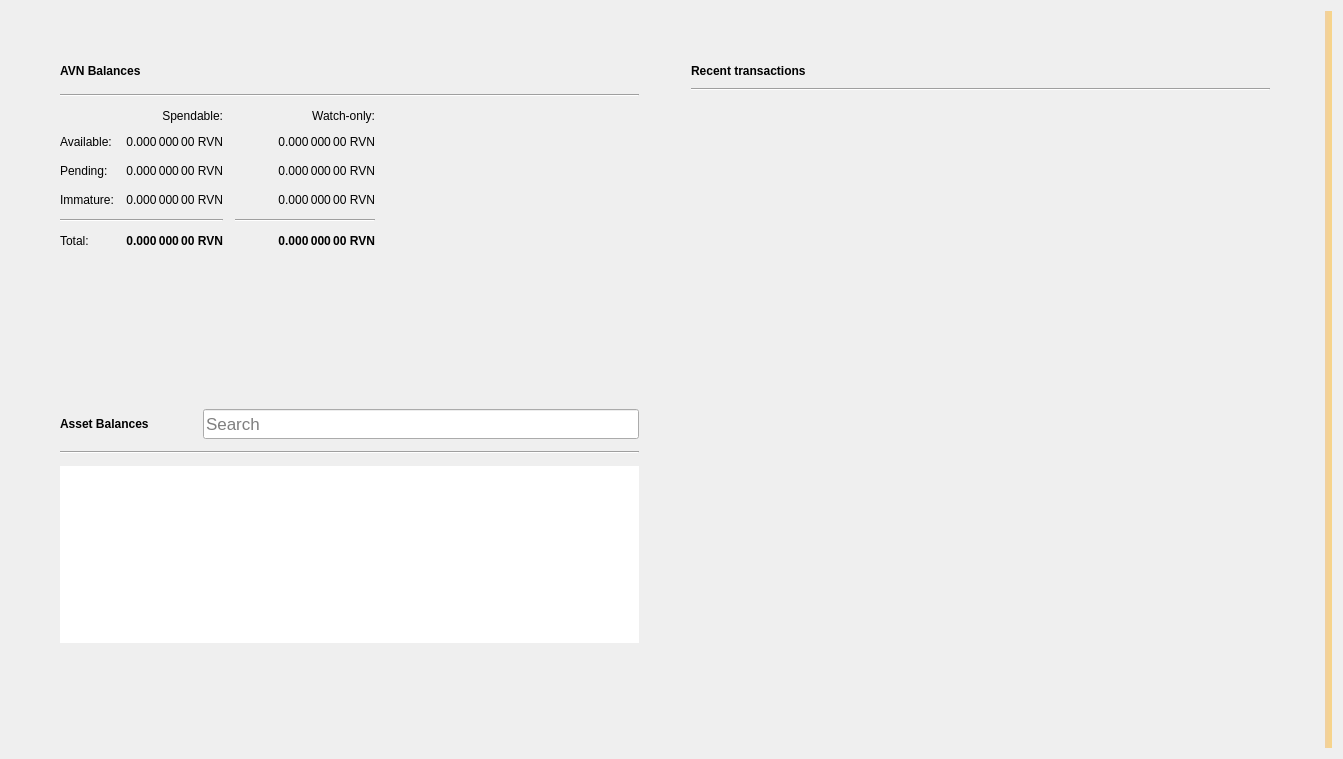
<?xml version="1.0" encoding="UTF-8"?>
<ui version="4.0">
 <class>OverviewPage</class>
 <widget class="QWidget" name="OverviewPage">
  <property name="geometry">
   <rect>
    <x>0</x>
    <y>0</y>
    <width>1343</width>
    <height>759</height>
   </rect>
  </property>
  <property name="windowTitle">
   <string>Form</string>
  </property>
  <property name="autoFillBackground">
   <bool>false</bool>
  </property>
  <layout class="QGridLayout" name="gridLayout_3">
   <item row="0" column="1">
    <layout class="QVBoxLayout" name="verticalLayout_7">
     <property name="spacing">
      <number>0</number>
     </property>
     <property name="leftMargin">
      <number>0</number>
     </property>
     <property name="topMargin">
      <number>0</number>
     </property>
     <property name="rightMargin">
      <number>0</number>
     </property>
     <property name="bottomMargin">
      <number>0</number>
     </property>
     <item>
      <layout class="QHBoxLayout" name="horizontalLayout" stretch="0,0">
       <property name="spacing">
        <number>34</number>
       </property>
       <property name="sizeConstraint">
        <enum>QLayout::SetMaximumSize</enum>
       </property>
       <property name="leftMargin">
        <number>40</number>
       </property>
       <property name="topMargin">
        <number>40</number>
       </property>
       <property name="rightMargin">
        <number>40</number>
       </property>
       <property name="bottomMargin">
        <number>40</number>
       </property>
       <item>
        <layout class="QVBoxLayout" name="verticalLayout_2">
         <property name="spacing">
          <number>34</number>
         </property>
         <property name="rightMargin">
          <number>0</number>
         </property>
         <item>
          <widget class="QFrame" name="frame">
           <property name="sizePolicy">
            <sizepolicy hsizetype="Preferred" vsizetype="Preferred">
             <horstretch>0</horstretch>
             <verstretch>0</verstretch>
            </sizepolicy>
           </property>
           <property name="frameShape">
            <enum>QFrame::NoFrame</enum>
           </property>
           <property name="frameShadow">
            <enum>QFrame::Raised</enum>
           </property>
           <property name="lineWidth">
            <number>10</number>
           </property>
           <layout class="QVBoxLayout" name="verticalLayout_4">
            <property name="spacing">
             <number>12</number>
            </property>
            <item>
             <layout class="QHBoxLayout" name="horizontalLayout_4">
              <item>
               <widget class="QLabel" name="rvnBalancesLabel">
                <property name="font">
                 <font>
                  <weight>75</weight>
                  <bold>true</bold>
                 </font>
                </property>
                <property name="text">
                 <string>AVN Balances</string>
                </property>
               </widget>
              </item>
              <item>
               <widget class="QPushButton" name="labelWalletStatus">
                <property name="enabled">
                 <bool>true</bool>
                </property>
                <property name="maximumSize">
                 <size>
                  <width>30</width>
                  <height>16777215</height>
                 </size>
                </property>
                <property name="toolTip">
                 <string>The displayed information may be out of date. Your wallet automatically synchronizes with the Raven network after a connection is established, but this process has not completed yet.</string>
                </property>
                <property name="text">
                 <string/>
                </property>
                <property name="icon">
                 <iconset>
                  <normaloff>:/icons/warning</normaloff>
                  <disabledoff>:/icons/warning</disabledoff>:/icons/warning</iconset>
                </property>
                <property name="iconSize">
                 <size>
                  <width>24</width>
                  <height>24</height>
                 </size>
                </property>
                <property name="flat">
                 <bool>true</bool>
                </property>
               </widget>
              </item>
              <item>
               <spacer name="horizontalSpacer_3">
                <property name="orientation">
                 <enum>Qt::Horizontal</enum>
                </property>
                <property name="sizeHint" stdset="0">
                 <size>
                  <width>40</width>
                  <height>20</height>
                 </size>
                </property>
               </spacer>
              </item>
             </layout>
            </item>
            <item>
             <widget class="Line" name="line_2">
              <property name="orientation">
               <enum>Qt::Horizontal</enum>
              </property>
             </widget>
            </item>
            <item>
             <layout class="QGridLayout" name="gridLayout">
              <property name="spacing">
               <number>12</number>
              </property>
              <item row="3" column="2">
               <widget class="QLabel" name="labelWatchImmature">
                <property name="font">
                 <font>
                  <weight>50</weight>
                  <bold>false</bold>
                 </font>
                </property>
                <property name="cursor">
                 <cursorShape>IBeamCursor</cursorShape>
                </property>
                <property name="toolTip">
                 <string>Mined balance in watch-only addresses that has not yet matured</string>
                </property>
                <property name="text">
                 <string notr="true">0.000 000 00 RVN</string>
                </property>
                <property name="alignment">
                 <set>Qt::AlignRight|Qt::AlignTrailing|Qt::AlignVCenter</set>
                </property>
                <property name="textInteractionFlags">
                 <set>Qt::LinksAccessibleByMouse|Qt::TextSelectableByKeyboard|Qt::TextSelectableByMouse</set>
                </property>
               </widget>
              </item>
              <item row="2" column="3">
               <spacer name="horizontalSpacer_2">
                <property name="orientation">
                 <enum>Qt::Horizontal</enum>
                </property>
                <property name="sizeHint" stdset="0">
                 <size>
                  <width>40</width>
                  <height>20</height>
                 </size>
                </property>
               </spacer>
              </item>
              <item row="1" column="0">
               <widget class="QLabel" name="labelBalanceText">
                <property name="text">
                 <string>Available:</string>
                </property>
               </widget>
              </item>
              <item row="1" column="2">
               <widget class="QLabel" name="labelWatchAvailable">
                <property name="font">
                 <font>
                  <weight>50</weight>
                  <bold>false</bold>
                 </font>
                </property>
                <property name="cursor">
                 <cursorShape>IBeamCursor</cursorShape>
                </property>
                <property name="toolTip">
                 <string>Your current balance in watch-only addresses</string>
                </property>
                <property name="text">
                 <string notr="true">0.000 000 00 RVN</string>
                </property>
                <property name="alignment">
                 <set>Qt::AlignRight|Qt::AlignTrailing|Qt::AlignVCenter</set>
                </property>
                <property name="textInteractionFlags">
                 <set>Qt::LinksAccessibleByMouse|Qt::TextSelectableByKeyboard|Qt::TextSelectableByMouse</set>
                </property>
               </widget>
              </item>
              <item row="2" column="1">
               <widget class="QLabel" name="labelUnconfirmed">
                <property name="font">
                 <font>
                  <weight>50</weight>
                  <bold>false</bold>
                 </font>
                </property>
                <property name="cursor">
                 <cursorShape>IBeamCursor</cursorShape>
                </property>
                <property name="toolTip">
                 <string>Total of transactions that have yet to be confirmed, and do not yet count toward the spendable balance</string>
                </property>
                <property name="text">
                 <string notr="true">0.000 000 00 RVN</string>
                </property>
                <property name="alignment">
                 <set>Qt::AlignRight|Qt::AlignTrailing|Qt::AlignVCenter</set>
                </property>
                <property name="textInteractionFlags">
                 <set>Qt::LinksAccessibleByMouse|Qt::TextSelectableByKeyboard|Qt::TextSelectableByMouse</set>
                </property>
               </widget>
              </item>
              <item row="4" column="2">
               <widget class="Line" name="lineWatchBalance">
                <property name="sizePolicy">
                 <sizepolicy hsizetype="Preferred" vsizetype="Fixed">
                  <horstretch>0</horstretch>
                  <verstretch>0</verstretch>
                 </sizepolicy>
                </property>
                <property name="minimumSize">
                 <size>
                  <width>140</width>
                  <height>0</height>
                 </size>
                </property>
                <property name="orientation">
                 <enum>Qt::Horizontal</enum>
                </property>
               </widget>
              </item>
              <item row="0" column="1">
               <widget class="QLabel" name="labelSpendable">
                <property name="text">
                 <string>Spendable:</string>
                </property>
                <property name="alignment">
                 <set>Qt::AlignRight|Qt::AlignTrailing|Qt::AlignVCenter</set>
                </property>
               </widget>
              </item>
              <item row="3" column="0">
               <widget class="QLabel" name="labelImmatureText">
                <property name="text">
                 <string>Immature:</string>
                </property>
               </widget>
              </item>
              <item row="5" column="2">
               <widget class="QLabel" name="labelWatchTotal">
                <property name="font">
                 <font>
                  <weight>75</weight>
                  <bold>true</bold>
                 </font>
                </property>
                <property name="cursor">
                 <cursorShape>IBeamCursor</cursorShape>
                </property>
                <property name="toolTip">
                 <string>Current total balance in watch-only addresses</string>
                </property>
                <property name="text">
                 <string notr="true">0.000 000 00 RVN</string>
                </property>
                <property name="alignment">
                 <set>Qt::AlignRight|Qt::AlignTrailing|Qt::AlignVCenter</set>
                </property>
                <property name="textInteractionFlags">
                 <set>Qt::LinksAccessibleByMouse|Qt::TextSelectableByKeyboard|Qt::TextSelectableByMouse</set>
                </property>
               </widget>
              </item>
              <item row="4" column="0" colspan="2">
               <widget class="Line" name="line">
                <property name="orientation">
                 <enum>Qt::Horizontal</enum>
                </property>
               </widget>
              </item>
              <item row="0" column="2">
               <widget class="QLabel" name="labelWatchonly">
                <property name="text">
                 <string>Watch-only:</string>
                </property>
                <property name="alignment">
                 <set>Qt::AlignRight|Qt::AlignTrailing|Qt::AlignVCenter</set>
                </property>
               </widget>
              </item>
              <item row="5" column="1">
               <widget class="QLabel" name="labelTotal">
                <property name="font">
                 <font>
                  <weight>75</weight>
                  <bold>true</bold>
                 </font>
                </property>
                <property name="cursor">
                 <cursorShape>IBeamCursor</cursorShape>
                </property>
                <property name="toolTip">
                 <string>Your current total balance</string>
                </property>
                <property name="text">
                 <string notr="true">0.000 000 00 RVN</string>
                </property>
                <property name="alignment">
                 <set>Qt::AlignRight|Qt::AlignTrailing|Qt::AlignVCenter</set>
                </property>
                <property name="textInteractionFlags">
                 <set>Qt::LinksAccessibleByMouse|Qt::TextSelectableByKeyboard|Qt::TextSelectableByMouse</set>
                </property>
               </widget>
              </item>
              <item row="1" column="1">
               <widget class="QLabel" name="labelBalance">
                <property name="font">
                 <font>
                  <weight>50</weight>
                  <bold>false</bold>
                 </font>
                </property>
                <property name="cursor">
                 <cursorShape>IBeamCursor</cursorShape>
                </property>
                <property name="toolTip">
                 <string>Your current spendable balance</string>
                </property>
                <property name="text">
                 <string notr="true">0.000 000 00 RVN</string>
                </property>
                <property name="alignment">
                 <set>Qt::AlignRight|Qt::AlignTrailing|Qt::AlignVCenter</set>
                </property>
                <property name="textInteractionFlags">
                 <set>Qt::LinksAccessibleByMouse|Qt::TextSelectableByKeyboard|Qt::TextSelectableByMouse</set>
                </property>
               </widget>
              </item>
              <item row="2" column="0">
               <widget class="QLabel" name="labelPendingText">
                <property name="text">
                 <string>Pending:</string>
                </property>
               </widget>
              </item>
              <item row="5" column="0">
               <widget class="QLabel" name="labelTotalText">
                <property name="text">
                 <string>Total:</string>
                </property>
               </widget>
              </item>
              <item row="3" column="1">
               <widget class="QLabel" name="labelImmature">
                <property name="font">
                 <font>
                  <weight>50</weight>
                  <bold>false</bold>
                 </font>
                </property>
                <property name="cursor">
                 <cursorShape>IBeamCursor</cursorShape>
                </property>
                <property name="toolTip">
                 <string>Mined balance that has not yet matured</string>
                </property>
                <property name="text">
                 <string notr="true">0.000 000 00 RVN</string>
                </property>
                <property name="alignment">
                 <set>Qt::AlignRight|Qt::AlignTrailing|Qt::AlignVCenter</set>
                </property>
                <property name="textInteractionFlags">
                 <set>Qt::LinksAccessibleByMouse|Qt::TextSelectableByKeyboard|Qt::TextSelectableByMouse</set>
                </property>
               </widget>
              </item>
              <item row="2" column="2">
               <widget class="QLabel" name="labelWatchPending">
                <property name="font">
                 <font>
                  <weight>50</weight>
                  <bold>false</bold>
                 </font>
                </property>
                <property name="cursor">
                 <cursorShape>IBeamCursor</cursorShape>
                </property>
                <property name="toolTip">
                 <string>Unconfirmed transactions to watch-only addresses</string>
                </property>
                <property name="text">
                 <string notr="true">0.000 000 00 RVN</string>
                </property>
                <property name="alignment">
                 <set>Qt::AlignRight|Qt::AlignTrailing|Qt::AlignVCenter</set>
                </property>
                <property name="textInteractionFlags">
                 <set>Qt::LinksAccessibleByMouse|Qt::TextSelectableByKeyboard|Qt::TextSelectableByMouse</set>
                </property>
               </widget>
              </item>
             </layout>
            </item>
           </layout>
          </widget>
         </item>
         <item>
          <widget class="QWidget" name="assetVerticalSpaceWidget2" native="true">
           <property name="autoFillBackground">
            <bool>false</bool>
           </property>
           <layout class="QVBoxLayout" name="verticalLayout_6">
            <item>
             <spacer name="verticalSpacer_4">
              <property name="orientation">
               <enum>Qt::Vertical</enum>
              </property>
              <property name="sizeHint" stdset="0">
               <size>
                <width>20</width>
                <height>87</height>
               </size>
              </property>
             </spacer>
            </item>
           </layout>
          </widget>
         </item>
         <item>
          <widget class="QFrame" name="assetFrame">
           <property name="autoFillBackground">
            <bool>true</bool>
           </property>
           <property name="frameShape">
            <enum>QFrame::NoFrame</enum>
           </property>
           <property name="frameShadow">
            <enum>QFrame::Plain</enum>
           </property>
           <property name="lineWidth">
            <number>0</number>
           </property>
           <layout class="QVBoxLayout" name="verticalLayout_5">
            <property name="spacing">
             <number>12</number>
            </property>
            <item>
             <layout class="QHBoxLayout" name="assetBalanceHorizontalLayout">
              <item alignment="Qt::AlignVCenter">
               <widget class="QLabel" name="assetBalanceLabel">
                <property name="font">
                 <font>
                  <weight>75</weight>
                  <bold>true</bold>
                 </font>
                </property>
                <property name="text">
                 <string>Asset Balances</string>
                </property>
               </widget>
              </item>
              <item>
               <widget class="QPushButton" name="labelAssetStatus">
                <property name="enabled">
                 <bool>true</bool>
                </property>
                <property name="maximumSize">
                 <size>
                  <width>30</width>
                  <height>16777215</height>
                 </size>
                </property>
                <property name="toolTip">
                 <string>The displayed information may be out of date. Your wallet automatically synchronizes with the Raven network after a connection is established, but this process has not completed yet.</string>
                </property>
                <property name="text">
                 <string/>
                </property>
                <property name="icon">
                 <iconset>
                  <normaloff>:/icons/warning</normaloff>
                  <disabledoff>:/icons/warning</disabledoff>:/icons/warning</iconset>
                </property>
                <property name="iconSize">
                 <size>
                  <width>24</width>
                  <height>24</height>
                 </size>
                </property>
                <property name="flat">
                 <bool>true</bool>
                </property>
               </widget>
              </item>
              <item alignment="Qt::AlignBottom">
               <widget class="QLineEdit" name="assetSearch">
                <property name="sizePolicy">
                 <sizepolicy hsizetype="Expanding" vsizetype="Preferred">
                  <horstretch>0</horstretch>
                  <verstretch>0</verstretch>
                 </sizepolicy>
                </property>
                <property name="minimumSize">
                 <size>
                  <width>0</width>
                  <height>30</height>
                 </size>
                </property>
                <property name="maximumSize">
                 <size>
                  <width>16777215</width>
                  <height>30</height>
                 </size>
                </property>
                <property name="sizeIncrement">
                 <size>
                  <width>0</width>
                  <height>0</height>
                 </size>
                </property>
                <property name="baseSize">
                 <size>
                  <width>0</width>
                  <height>0</height>
                 </size>
                </property>
                <property name="font">
                 <font>
                  <pointsize>13</pointsize>
                 </font>
                </property>
                <property name="maxLength">
                 <number>32</number>
                </property>
                <property name="frame">
                 <bool>true</bool>
                </property>
                <property name="alignment">
                 <set>Qt::AlignLeading|Qt::AlignLeft|Qt::AlignVCenter</set>
                </property>
                <property name="placeholderText">
                 <string>Search</string>
                </property>
                <property name="clearButtonEnabled">
                 <bool>true</bool>
                </property>
               </widget>
              </item>
             </layout>
            </item>
            <item>
             <widget class="Line" name="assetBalanceLine">
              <property name="orientation">
               <enum>Qt::Horizontal</enum>
              </property>
             </widget>
            </item>
            <item>
             <widget class="QListView" name="listAssets">
              <property name="frameShape">
               <enum>QFrame::NoFrame</enum>
              </property>
              <property name="lineWidth">
               <number>0</number>
              </property>
              <property name="verticalScrollMode">
               <enum>QAbstractItemView::ScrollPerItem</enum>
              </property>
             </widget>
            </item>
            <item>
             <widget class="QWidget" name="assetVerticalSpaceWidget" native="true">
              <property name="autoFillBackground">
               <bool>false</bool>
              </property>
              <layout class="QVBoxLayout" name="verticalLayout">
               <item>
                <spacer name="verticalSpacer_3">
                 <property name="orientation">
                  <enum>Qt::Vertical</enum>
                 </property>
                 <property name="sizeHint" stdset="0">
                  <size>
                   <width>20</width>
                   <height>40</height>
                  </size>
                 </property>
                </spacer>
               </item>
              </layout>
             </widget>
            </item>
           </layout>
          </widget>
         </item>
        </layout>
       </item>
       <item>
        <layout class="QVBoxLayout" name="verticalLayout_3">
         <property name="spacing">
          <number>34</number>
         </property>
         <property name="leftMargin">
          <number>0</number>
         </property>
         <item>
          <widget class="QFrame" name="frame_2">
           <property name="sizePolicy">
            <sizepolicy hsizetype="Preferred" vsizetype="Fixed">
             <horstretch>0</horstretch>
             <verstretch>0</verstretch>
            </sizepolicy>
           </property>
           <property name="frameShape">
            <enum>QFrame::NoFrame</enum>
           </property>
           <property name="frameShadow">
            <enum>QFrame::Plain</enum>
           </property>
           <property name="lineWidth">
            <number>0</number>
           </property>
           <layout class="QGridLayout" name="gridLayout_2">
            <property name="horizontalSpacing">
             <number>12</number>
            </property>
            <item row="0" column="0">
             <layout class="QHBoxLayout" name="horizontalLayout_2">
              <item>
               <widget class="QLabel" name="recentTransactionsLabel">
                <property name="font">
                 <font>
                  <weight>75</weight>
                  <bold>true</bold>
                 </font>
                </property>
                <property name="text">
                 <string>Recent transactions</string>
                </property>
               </widget>
              </item>
              <item>
               <widget class="QPushButton" name="labelTransactionsStatus">
                <property name="enabled">
                 <bool>true</bool>
                </property>
                <property name="maximumSize">
                 <size>
                  <width>30</width>
                  <height>16777215</height>
                 </size>
                </property>
                <property name="toolTip">
                 <string>The displayed information may be out of date. Your wallet automatically synchronizes with the Raven network after a connection is established, but this process has not completed yet.</string>
                </property>
                <property name="text">
                 <string/>
                </property>
                <property name="icon">
                 <iconset>
                  <normaloff>:/icons/warning</normaloff>
                  <disabledoff>:/icons/warning</disabledoff>:/icons/warning</iconset>
                </property>
                <property name="iconSize">
                 <size>
                  <width>24</width>
                  <height>24</height>
                 </size>
                </property>
                <property name="flat">
                 <bool>true</bool>
                </property>
               </widget>
              </item>
              <item>
               <spacer name="horizontalSpacer">
                <property name="orientation">
                 <enum>Qt::Horizontal</enum>
                </property>
                <property name="sizeHint" stdset="0">
                 <size>
                  <width>40</width>
                  <height>20</height>
                 </size>
                </property>
               </spacer>
              </item>
             </layout>
            </item>
            <item row="2" column="0">
             <widget class="QListView" name="listTransactions">
              <property name="styleSheet">
               <string notr="true">QListView { background: transparent; }</string>
              </property>
              <property name="frameShape">
               <enum>QFrame::NoFrame</enum>
              </property>
              <property name="verticalScrollBarPolicy">
               <enum>Qt::ScrollBarAlwaysOff</enum>
              </property>
              <property name="horizontalScrollBarPolicy">
               <enum>Qt::ScrollBarAlwaysOff</enum>
              </property>
              <property name="selectionMode">
               <enum>QAbstractItemView::NoSelection</enum>
              </property>
             </widget>
            </item>
            <item row="1" column="0">
             <widget class="Line" name="line_3">
              <property name="orientation">
               <enum>Qt::Horizontal</enum>
              </property>
             </widget>
            </item>
           </layout>
          </widget>
         </item>
         <item>
          <spacer name="verticalSpacer_2">
           <property name="orientation">
            <enum>Qt::Vertical</enum>
           </property>
           <property name="sizeHint" stdset="0">
            <size>
             <width>20</width>
             <height>40</height>
            </size>
           </property>
          </spacer>
         </item>
        </layout>
       </item>
      </layout>
     </item>
    </layout>
   </item>
   <item row="0" column="3">
    <widget class="QLabel" name="labelAlerts">
     <property name="visible">
      <bool>true</bool>
     </property>
     <property name="styleSheet">
      <string notr="true">QLabel { background-color: qlineargradient(x1: 0, y1: 0, x2: 1, y2: 0, stop:0 #F0D0A0, stop:1 #F8D488); color:#000000; }</string>
     </property>
     <property name="wordWrap">
      <bool>true</bool>
     </property>
     <property name="margin">
      <number>3</number>
     </property>
     <property name="textInteractionFlags">
      <set>Qt::TextSelectableByMouse</set>
     </property>
    </widget>
   </item>
  </layout>
 </widget>
 <resources/>
 <connections/>
</ui>
